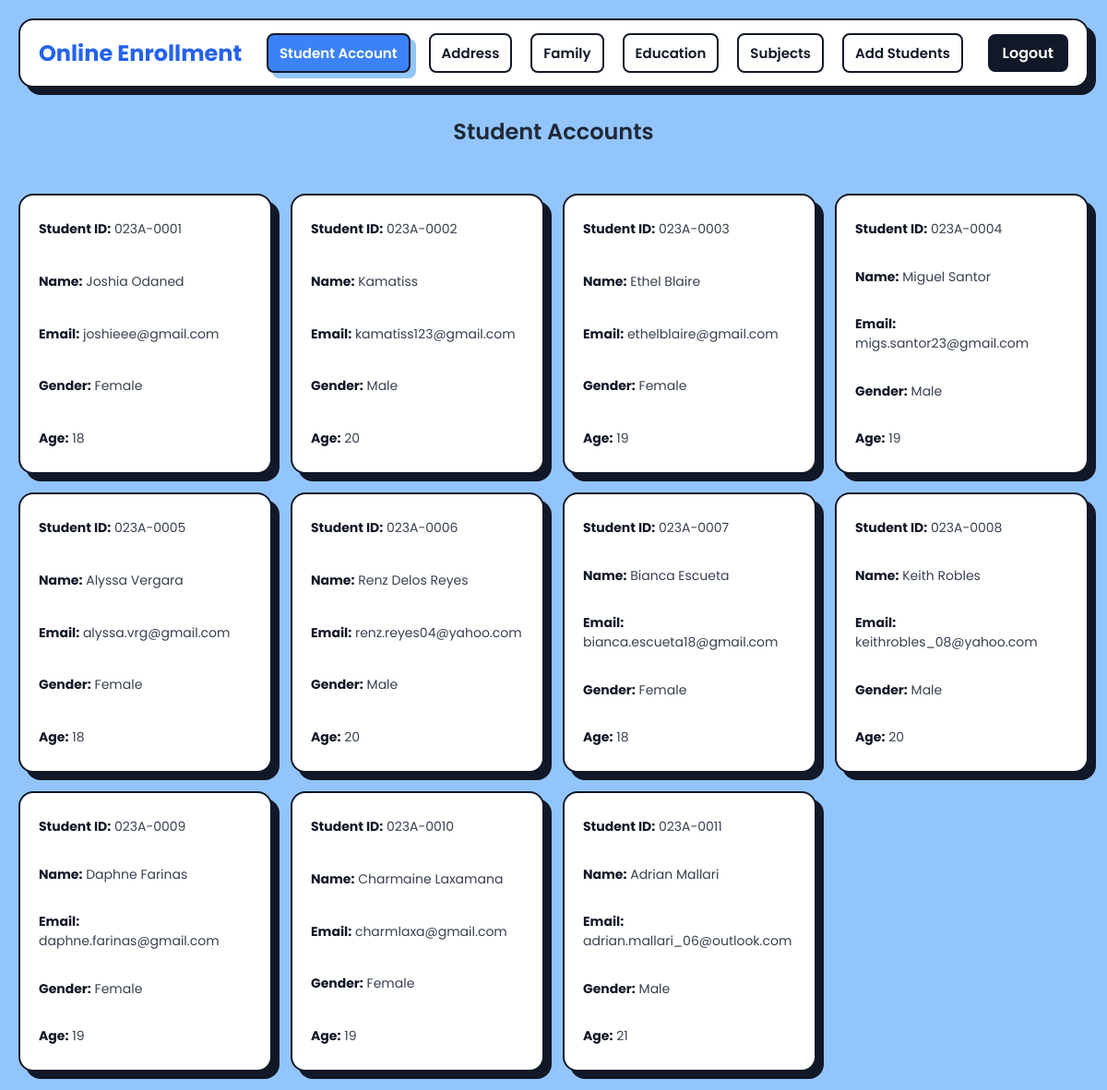
The app's page /students/ (signed in) with its own data.
### online_enrollment/models.py (models this page shows, shortened)
class StudentAccount(models.Model):
    GENDER_CHOICES = [
        ('Male', 'Male'),
        ('Female', 'Female'),
    ]
    Student_id = models.CharField(max_length=100)
    Name = models.CharField(max_length=200, null=True, blank=True)
    Email = models.CharField(max_length=100)
    Gender = models.CharField(max_length=20, choices=GENDER_CHOICES)
    Age = models.IntegerField(null=True, blank=True)

### online_enrollment/views.py (the view)
# urls.py: path('students/', views.student_account_view, name='student_account'),
@login_required(login_url='login_user')
def student_account_view(request):
    students = StudentAccount.objects.all()
    return render(request, 'student.html', {'students': students})

### online_enrollment/templates/student.html (shortened to what this page needs)
{% load static %}
<!DOCTYPE html>
<html lang="en">
<head>
    <link rel="stylesheet" href="{% static 'css/dashboard.css' %}">
</head>
<body>
    <div class="navbar">
        <div class="navbar-container">
            <a href="{% url 'dashboard' %}" class="brand">Online Enrollment</a>
            <div class="nav-links">
                <a href="{% url 'student_account' %}" class="{% if request.resolver_match.url_name == 'student_account' %}active{% endif %}">Student Account</a>
                <a href="{% url 'address' %}" class="{% if request.resolver_match.url_name == 'address' %}active{% endif %}">Address</a>
                <a href="{% url 'family' %}" class="{% if request.resolver_match.url_name == 'family' %}active{% endif %}">Family</a>
                <a href="{% url 'education' %}" class="{% if request.resolver_match.url_name == 'education' %}active{% endif %}">Education</a>
                <a href="{% url 'subject' %}" class="{% if request.resolver_match.url_name == 'subject' %}active{% endif %}">Subjects</a>
                <a href="{% url 'add_student' %}" class="{% if request.resolver_match.url_name == 'add_student' %}active{% endif %}">Add Students</a>
            </div>
            <a href="{% url 'logout_user' %}" class="logout-btn">Logout</a>
        </div>
    </div>
    <h2>Student Accounts</h2>
    <div class="student-grid">
        {% for student in students %}
            <div class="student-card">
                <p><strong>Student ID:</strong> {{ student.Student_id }}</p>
                <p><strong>Name:</strong> {{ student.Name }}</p>
                <p><strong>Email:</strong> {{ student.Email }}</p>
                <p><strong>Gender:</strong> {{ student.Gender }}</p>
                <p><strong>Age:</strong> {{ student.Age }}</p>
            </div>
        {% empty %}
            <p style="margin: 20px;">No student accounts found.</p>
        {% endfor %}
    </div>
</body>
</html>

### online_enrollment/static/css/dashboard.css (style rules this page uses)
body { font-family: 'Poppins', sans-serif; margin: 0; padding: 0; background-color: #93c5fd; }
.navbar { background-color: #ffffff; border: 2px solid #111827; border-radius: 16px; margin: 20px; padding: 14px 0; box-shadow: 8px 8px 0px #111827; transition: transform 0.2s ease; }
.navbar-container { max-width: 1200px; margin: 0 auto; padding: 0 20px; display: flex; align-items: center; justify-content: space-between; }
.brand { font-size: 24px; font-weight: 700; color: #2563eb; text-decoration: none; margin-right: auto; }
.nav-links { display: flex; gap: 20px; flex-grow: 1; justify-content: center; }
.nav-links a { color: #111827; text-decoration: none; font-size: 15px; font-weight: 600; padding: 8px 12px; border-radius: 8px; background-color: #ffffff; border: 2px solid #111827; transition: all 0.3s ease; }
.nav-links .active { background-color: #3b82f6; color: white; box-shadow: 6px 6px 0px #93c5fd; }
.logout-btn { background-color: #111827; color: white !important; padding: 8px 16px; border-radius: 8px; font-weight: 600;; transition: all 0.3s ease; text-decoration: none; }
h2 { font-weight: 600; margin: 30px auto; color: #1f2937; text-align: center; }
.student-grid { display: grid; grid-template-columns: repeat(auto-fill, minmax(260px, 1fr)); gap: 20px; padding: 20px; }
.student-card { display: flex; flex-direction: column; justify-content: space-between; background-color: #ffffff; border-radius: 16px; padding: 20px; box-shadow: 8px 8px 0px #111827; border: 2px solid #111827; transition: transform 0.2s ease; min-height: 260px; }
.student-card p { margin: 6px 0; font-size: 14px; color: #374151; }
.student-card p strong { color: #111827; }

### records on screen
StudentAccount: Student_id "023A-0001", Name "Joshia Odaned", Email "joshieee@gmail.com", Gender "Female", Age "18"
StudentAccount: Student_id "023A-0002", Name "Kamatiss", Email "kamatiss123@gmail.com", Gender "Male", Age "20"
StudentAccount: Student_id "023A-0003", Name "Ethel Blaire", Email "ethelblaire@gmail.com", Gender "Female", Age "19"
StudentAccount: Student_id "023A-0004", Name "Miguel Santor", Email "migs.santor23@gmail.com", Gender "Male", Age "19"
StudentAccount: Student_id "023A-0005", Name "Alyssa Vergara", Email "alyssa.vrg@gmail.com", Gender "Female", Age "18"
StudentAccount: Student_id "023A-0006", Name "Renz Delos Reyes", Email "renz.reyes04@yahoo.com", Gender "Male", Age "20"
StudentAccount: Student_id "023A-0007", Name "Bianca Escueta", Email "bianca.escueta18@gmail.com", Gender "Female", Age "18"
StudentAccount: Student_id "023A-0008", Name "Keith Robles", Email "keithrobles_08@yahoo.com", Gender "Male", Age "20"
StudentAccount: Student_id "023A-0009", Name "Daphne Farinas", Email "daphne.farinas@gmail.com", Gender "Female", Age "19"
StudentAccount: Student_id "023A-0010", Name "Charmaine Laxamana", Email "charmlaxa@gmail.com", Gender "Female", Age "19"
StudentAccount: Student_id "023A-0011", Name "Adrian Mallari", Email "adrian.mallari_06@outlook.com", Gender "Male", Age "21"
